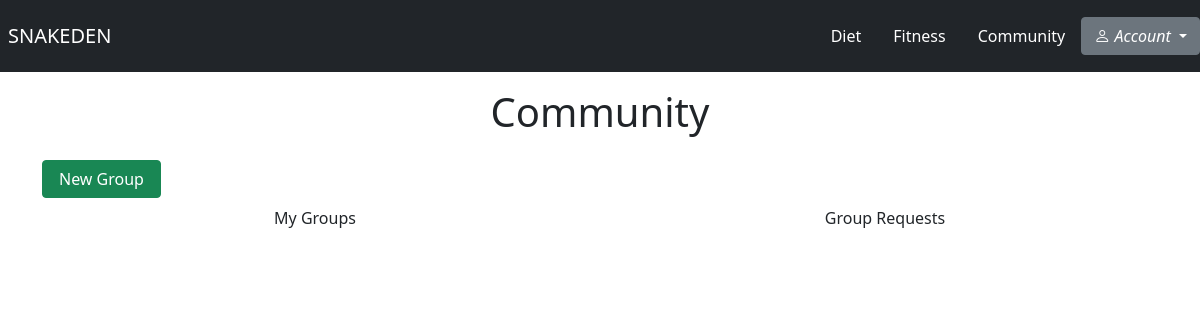
The page /community/rooms/ (signed in) on the database as committed earlier.
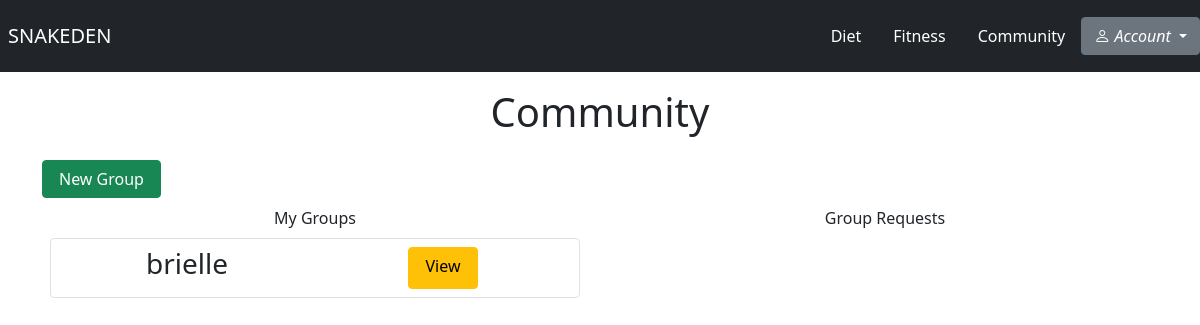
The same page on the database as committed later.
### community/models.py (models this page shows)
class Room(models.Model):
    name = models.CharField(max_length=255)
    slug = models.SlugField(unique=True)
    users = models.ManyToManyField(User)

### community/views.py (the view)
# urls.py: path('rooms/', views.rooms, name='rooms'),
def rooms(request):
    rooms = Room.objects.filter(users__id=request.user.id)
    invites = Invitation.objects.filter(receiver=request.user.username)
    return render(request, 'community/rooms.html', {'rooms': rooms, 'invites': invites})

### community/templates/community/rooms.html (shortened to what this page needs)
{% extends 'base.html' %}
{% block content %}
<div class="container">
    <div class="row h1 my-3">
        <div class="text-center">Community</div>
    </div>
    <div class="row py-2">
        <div class="col-2">
            <a href="{% url 'groupForm' %}" class="btn btn-success px-3">New Group</a>
        </div>
    </div>
    <div class="row">
        <div class="col-6 text-center">
            My Groups
        </div>
        <div class="col-6 text-center">
            Group Requests
        </div>
    </div>
    <div class="row">
        <div class="col-6">
        {% for room in rooms %}
            <div class="row border rounded p-2 m-2">
                <div class="col-md-6 h3 d-flex justify-content-center">{{ room.name }}</div>
                <div class="col-md-6 d-flex justify-content-center">
                    <a href="{% url 'room' room.slug %}" class="btn btn-warning px-3">View</a>
                </div>
            </div>
        {% endfor %}
        </div>
        <div class="col-6">
        </div>
    </div>
</div>
{% endblock %}

Rows that differ between the two databases and show on the page:
added Room: name "brielle"
